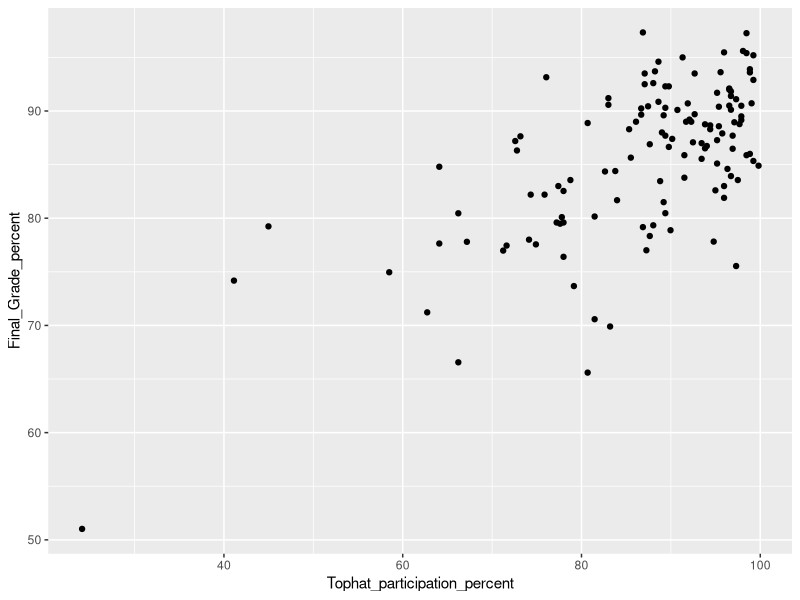
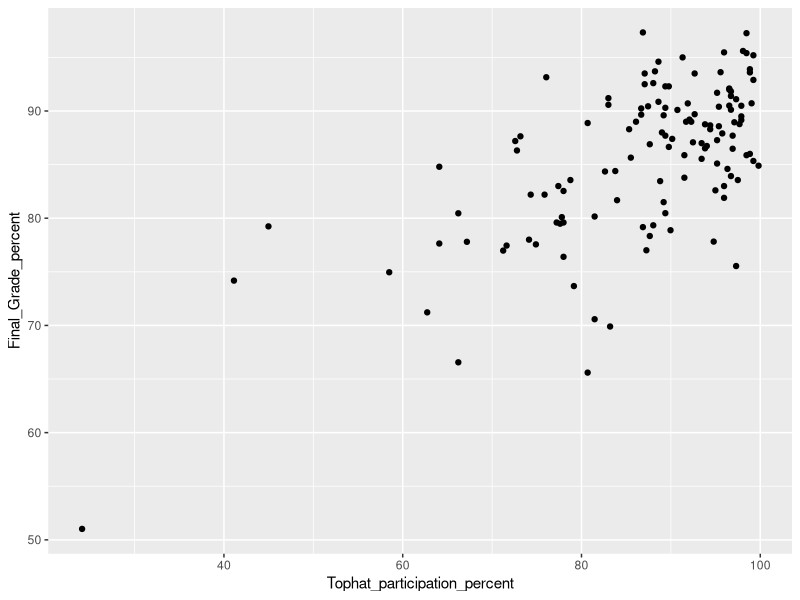
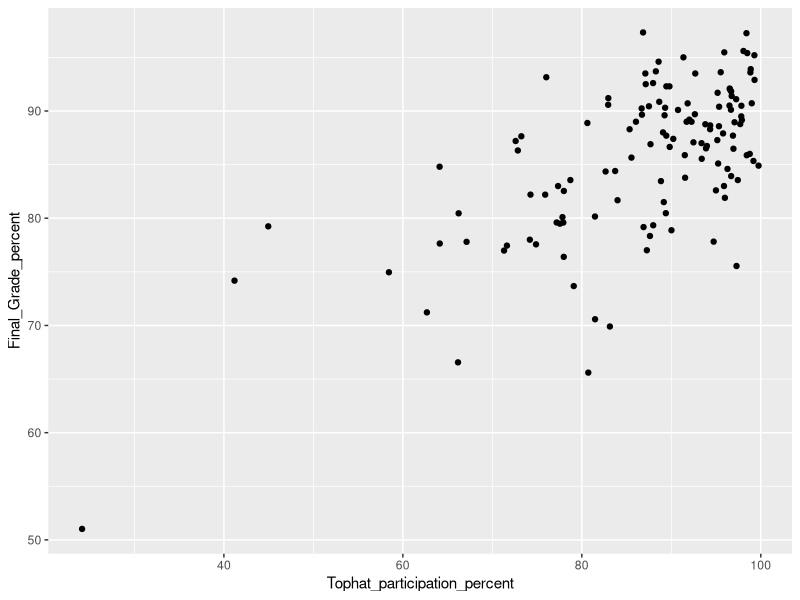
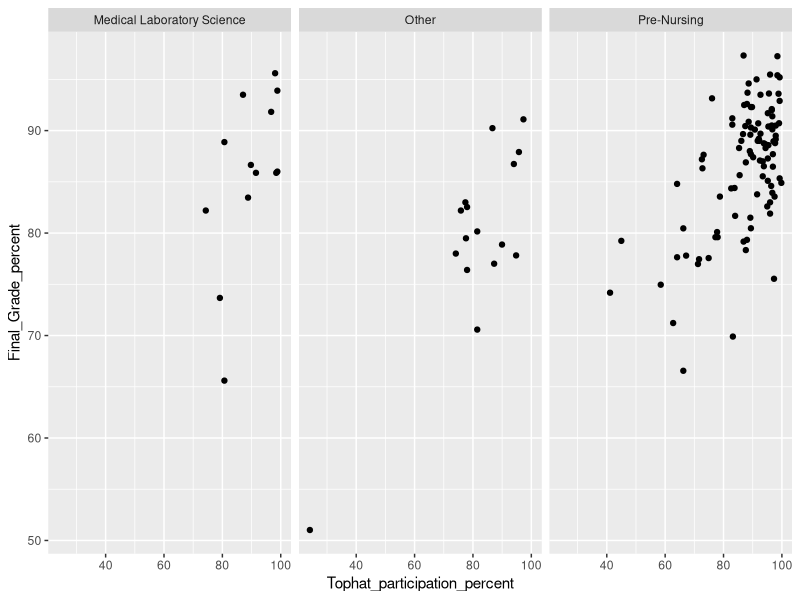
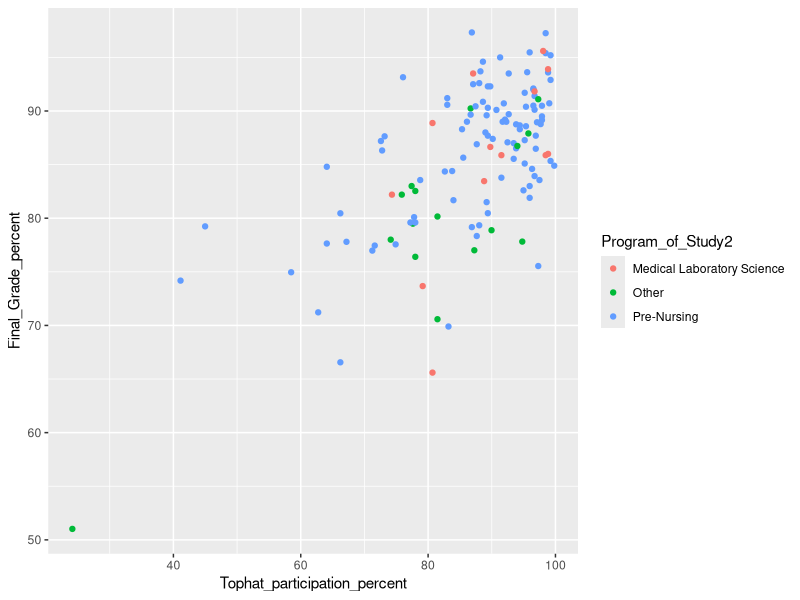
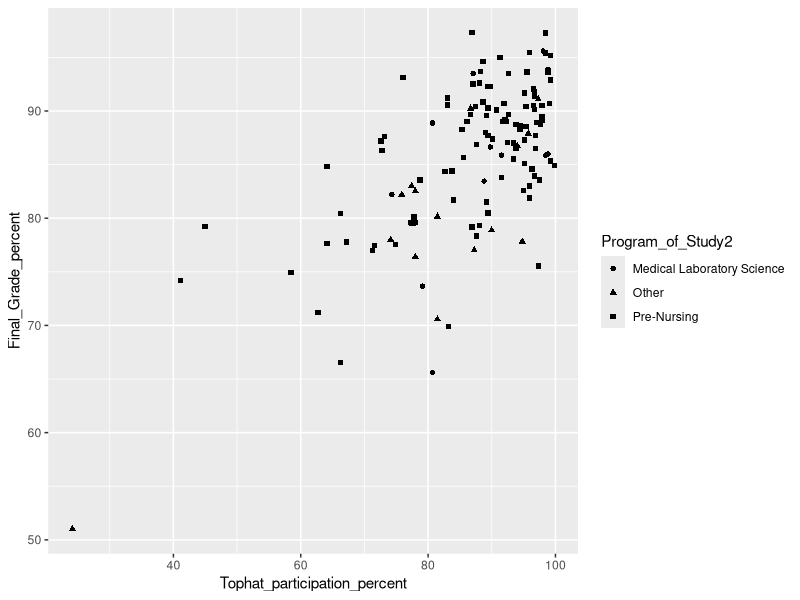
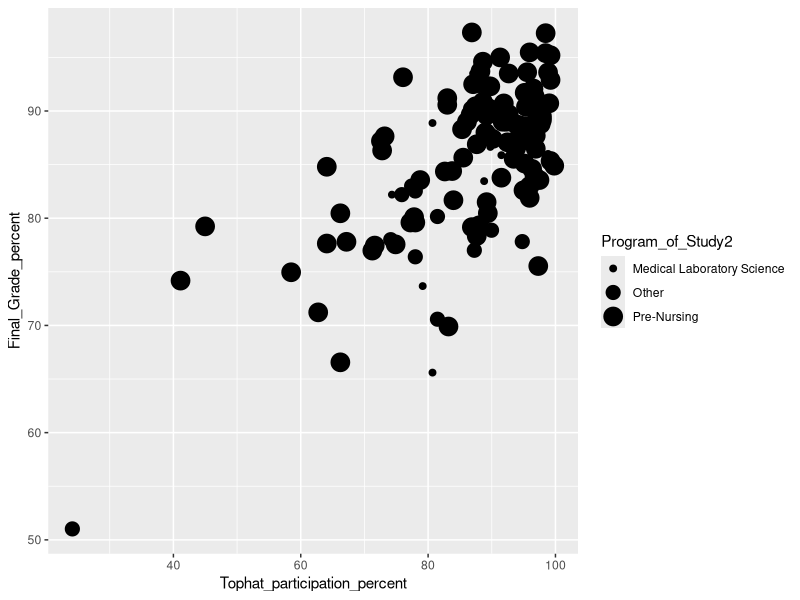
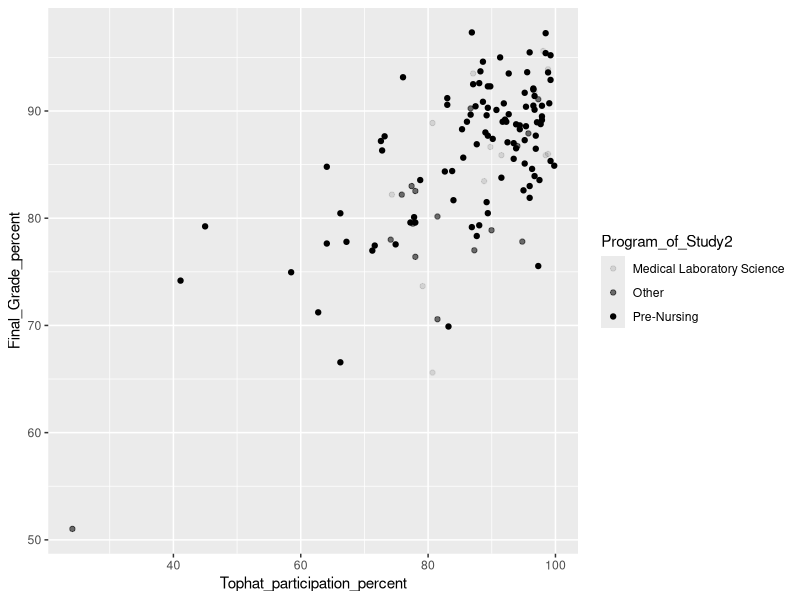

The R script that drew these images, in order:
## ---- chunk 1
# Setup working directory for the assignment
setwd("C:/Users/mdsaifur.rahman.1/Desktop/Spring 2021/EFR 535/Code R")
## ---- chunk 2
# install and load "tidyverse" package to work with ggplot2
library(tidyverse)
#load "tibble" package to see data in tibble format!
library(tibble)
## ---- chunk 3
library(readxl)
Data <- read_excel("EFR 535 Assign 2 - Data Tophat - Jan 18 2018.xls", 
    na = "NA")
View(Data)
attach(Data)
## ---- chunk 4
#Examine the Tophat data set with a tibble
Data
# same previous task but using as_tibble() function from "tibble" package
#as_tibble(Data)
## ---- chunk 5
# Average and range of Tophat participation percent column
mean(Tophat_participation_percent)
range(Tophat_participation_percent)
# Average and range of Final Grade percent
mean(Final_Grade_percent)
range(Final_Grade_percent)
## ---- chunk 6
#  This is the code for the above purpose
ggplot(data = Data) + geom_point( mapping = aes(x = Tophat_participation_percent, y = Final_Grade_percent))
## ---- chunk 7
# non jittered
ggplot(data = Data) + geom_point( mapping = aes(x = Tophat_participation_percent, y = Final_Grade_percent))
# jittered
ggplot(data = Data) + geom_point( mapping = aes(x = Tophat_participation_percent, y = Final_Grade_percent), position = "jitter")
## ---- chunk 8
# facets
ggplot(data = Data) + geom_point( mapping = aes(x = Tophat_participation_percent, y = Final_Grade_percent)) + facet_wrap(~Program_of_Study2)
## ---- chunk 9
#  based on color
ggplot(data = Data) + geom_point( mapping = aes(x = Tophat_participation_percent, y = Final_Grade_percent, color = Program_of_Study2))
# based on shape
ggplot(data = Data) + geom_point( mapping = aes(x = Tophat_participation_percent, y = Final_Grade_percent, shape = Program_of_Study2))
# based on size
ggplot(data = Data) + geom_point( mapping = aes(x = Tophat_participation_percent, y = Final_Grade_percent, size = Program_of_Study2))
# based on transparency
ggplot(data = Data) + geom_point( mapping = aes(x = Tophat_participation_percent, y = Final_Grade_percent, alpha = Program_of_Study2))
## ---- chunk 10
ggplot(data = Data) + geom_point( mapping = aes(x = Tophat_participation_percent, y = Final_Grade_percent, color = Program_of_Study2, shape = Program_of_Study2))

## ---- chunk 11
# Presentation of data in a graph by using a smooth line.
ggplot(data = Data) + geom_smooth( mapping = aes(x = Tophat_participation_percent, y = Final_Grade_percent))
# Make the same above code more efficient by using a global mapping of the x- and y-axis
ggplot(data = Data, mapping = aes(x = Tophat_participation_percent, y = Final_Grade_percent)) + geom_smooth()
## ---- chunk 12
# I prefer to use classic theme because this is clean!
ggplot(data = Data, mapping = aes(x = Tophat_participation_percent, y = Final_Grade_percent)) + geom_smooth() + theme_classic()
